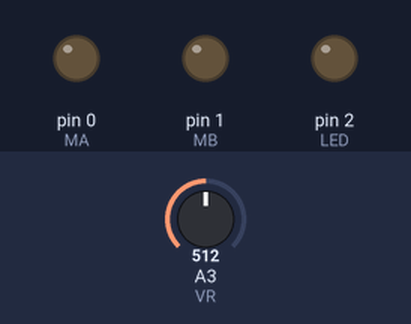
A sketch run on a simulated Arduino Uno, built with avr-gcc and run on an emulated ATmega328P. Parts: output pins drawn as LEDs (lit = HIGH). The test bench sets the inputs (shaded band); at power-on: A3 (VR) = 512.

Above: at 1.2 s.
1.3 s: A3 (VR) set to 772
2.8 s: A3 (VR) set to 797
At 4.0 s:
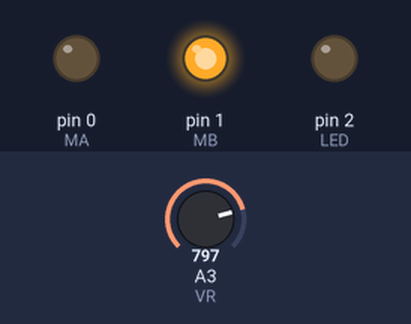
4.3 s: A3 (VR) set to 122
At 5.2 s:
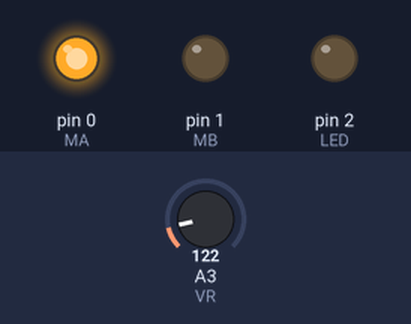
5.8 s: A3 (VR) set to 222
7.3 s: A3 (VR) set to 252
At 8.5 s:
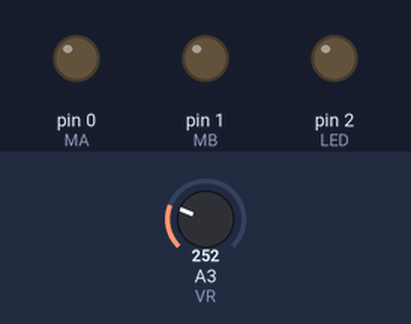
8.8 s: A3 (VR) set to 0
At 9.8 s:
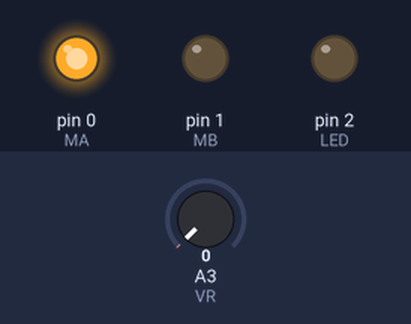
Timing chart, 0 to 11.3 s (numbered marks = the images above; inputs shaded):
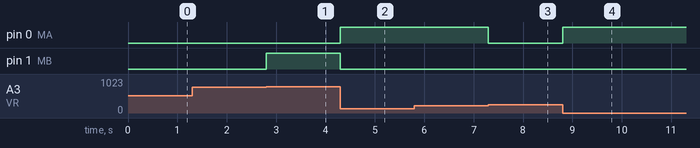

Measured:
- the behaviour switches between 783 and 784 on A3 (VR) (found by bisection; images 0 and 1)
- the behaviour switches between 240 and 241 on A3 (VR) (found by bisection; images 2 and 3)
- after the input at 1.3 s, every drawn part: stays the same
- after the input at 2.8 s, pin 1 (MB): LOW → HIGH at once
- after the input at 4.3 s, pin 0 (MA): LOW → HIGH at once; pin 1 (MB): HIGH → LOW at once
- after the input at 5.8 s, every drawn part: stays the same
- after the input at 7.3 s, pin 0 (MA): HIGH → LOW at once
- after the input at 8.8 s, pin 0 (MA): LOW → HIGH at once

The sketch:

motor_driver_4_test1.ino
```cpp
/*
 * VRで正転・逆転のテスト
 *
 * VR中立で停止
 * 回転方向切り替えでデッドタイム挿入
 */
const int MA = 0; // PWM
const int MB = 1; // PWM

const int LED = 2;

const int VR = A3;
const int TV = 30;

const int DeadTime = 100; // micro seconds
int s0, s1; // 回転方向ステート（今回，前回）

void setup() {
  // put your setup code here, to run once:
  pinMode(MA, OUTPUT);
  pinMode(MB, OUTPUT);
  pinMode(LED, OUTPUT);

  s0 = 0;
  s1 = 1;
}

void loop() {
  // put your main code here, to run repeatedly:
  int sensor = analogRead(VR) - 512;

  if (sensor > TV) {
    s0 = 1;
    if (s0 != s1) {
      digitalWrite(LED, HIGH);
      delayMicroseconds(DeadTime);
      digitalWrite(LED, LOW);
    }
    s1 = s0;
    digitalWrite(MA, LOW);
    analogWrite(MB, map(sensor, TV, 511, 0, 255));
  }
  else if (sensor < -TV) {
    s0 = -1;
    if (s0 != s1) {
      digitalWrite(LED, HIGH);
      delayMicroseconds(DeadTime);
      digitalWrite(LED, LOW);
    }
    s1 = s0;
    analogWrite(MA, map(-sensor, TV, 511, 0, 255));
    digitalWrite(MB, LOW);
  }
  else {
    s0 = 0;
    digitalWrite(MA, LOW);
    digitalWrite(MB, LOW);
  }
}
```
